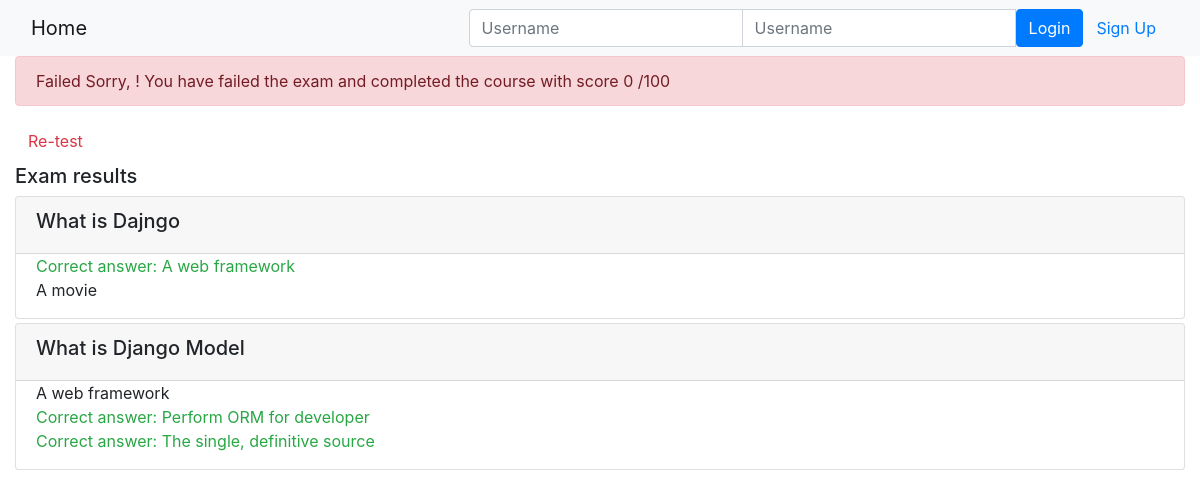
Page /onlinecourse/course/1/submission/1/result/ on the committed database.
### onlinecourse/models.py (models this page shows, shortened)
class Question(models.Model):
    lesson = models.ForeignKey(Lesson, on_delete=models.CASCADE)
    question_text = models.CharField(max_length=30)
    mark = models.IntegerField()

class Choice(models.Model):
    question = models.ForeignKey(Question, on_delete=models.CASCADE)
    choice_text = models.CharField(max_length=30)
    is_correct = models.BooleanField()

### onlinecourse/views.py (the view)
# urls.py: path('course/<int:course_id>/submission/<int:submission_id>/result/', views.show_exam_result, name='show_exam_result'),
def show_exam_result(request, course_id, submission_id):
    course = Course.objects.get(id = course_id)
    submission = Submission.objects.get(id = submission_id)
    selected_ids = submission.chocies.all()
    grade = []
    l = []
    over = []
    total_score = 0
    for choice_object in selected_ids:
        if choice_object.is_correct:
            all_answers = choice_object.question.is_get_score([choice_object.id])
            grade.append((choice_object.question.mark)/all_answers)
    for l in course.lesson_set.all():
        for q in l.question_set.all():
            over.append(q.mark)
    mark = round((sum(grade)/sum(over))*100)
    context = {
        'course':course,
        'selected_ids': [grade, over],
        'grade':mark,
    }
    return render(request, 'onlinecourse/exam_result_bootstrap.html', context)

### onlinecourse/templates/onlinecourse/exam_result_bootstrap.html (shortened to what this page needs)
<!DOCTYPE html>
<html lang="en">
<head>
    {% load static %}
    <link rel="stylesheet" href="https://maxcdn.bootstrapcdn.com/bootstrap/4.5.2/css/bootstrap.min.css">
</head>
<body>
 <nav class="navbar navbar-light bg-light">
    <div class="container-fluid">
        <div class="navbar-header">
              <a class="navbar-brand" href="{% url 'onlinecourse:index' %}">Home</a>
        </div>
        <ul class="nav navbar-nav navbar-right">
            {% if user.is_authenticated %}
            <li>
                <a class="btn btn-link" href="#">{{ user.first_name }}({{ user.username }})</a>
                <a class="btn btn-link" href="{% url 'onlinecourse:logout' %}">Logout</a>
            </li>
            {% else %}
            <li>
                <form class="form-inline" action="{% url 'onlinecourse:login' %}" method="post">
                    <div class="input-group">
                        <input type="text" class="form-control" placeholder="Username" name="username" >
                        <input type="password" class="form-control" placeholder="Username" name="psw" >
                        <button class="btn btn-primary" type="submit">Login</button>
                        <a class="btn btn-link" href="{% url 'onlinecourse:registration' %}">Sign Up</a>
                    </div>
                </form>
            </li>
            {% endif %}
        </ul>
    </div>
</nav>
<div class="container-fluid">
    {% if grade > 80 %}
    <div class="alert alert-success">
       Congratulations, {{ user.first_name }}! You have passed the exam and completed the course with score {{grade}} /100
    </div>
        {% else %}
        <div class="alert alert-danger">
            Failed Sorry, {{ user.first_name }}! You have failed the exam and completed the course with score {{grade}} /100
        </div>
        <a class="btn btn-link text-danger" href="{% url 'onlinecourse:course_details' course.id %}">Re-test</a>
        {% endif %}
        <div class="card-columns-vertical mt-1">
        <h5 class="">Exam results </h5>
            {% for lesson in course.lesson_set.all %}
            {% for question in lesson.question_set.all %}
            <div class="card mt-1">
                <div class="card-header"><h5>{{ question.question_text}}</h5></div>
                <div class="form-group">
                    {% for choice in question.choice_set.all %}
                    <div class="form-check">
                        {% if choice.is_correct %}
                        <label class="form-check-label text-success">
                           Correct answer: {{ choice.choice_text }}
                        </label>
                        {% else %}
                        <label class="form-check-label text-green">
                            {{ choice.choice_text }}
                         </label>
                        {% endif %}
                    </div>
                    {% endfor %}
                </div>
            </div>
            {% endfor %}
            {% endfor %}
        </div>
    </div>
</body>
</html>

### rows in the picture
Question: question_text "What is Dajngo"
Choice: choice_text "A web framework"
Choice: choice_text "A movie"
Question: question_text "What is Django Model"
Choice: choice_text "A web framework"
Choice: choice_text "Perform ORM for developer"
Choice: choice_text "The single, definitive source"

### other values in the picture
{{ grade }} "0"
